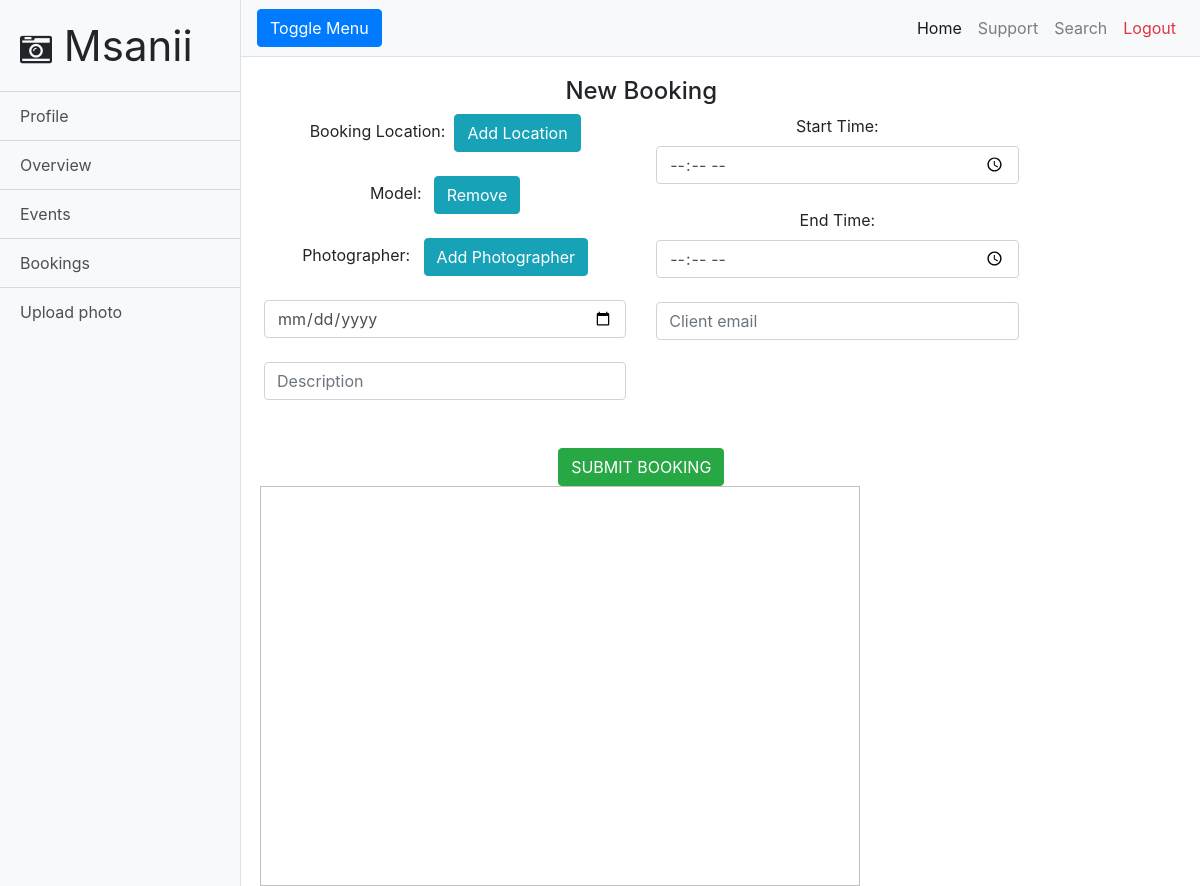
/booking.php?modelID=0 (signed in), run on an earlier commit of the app's database.
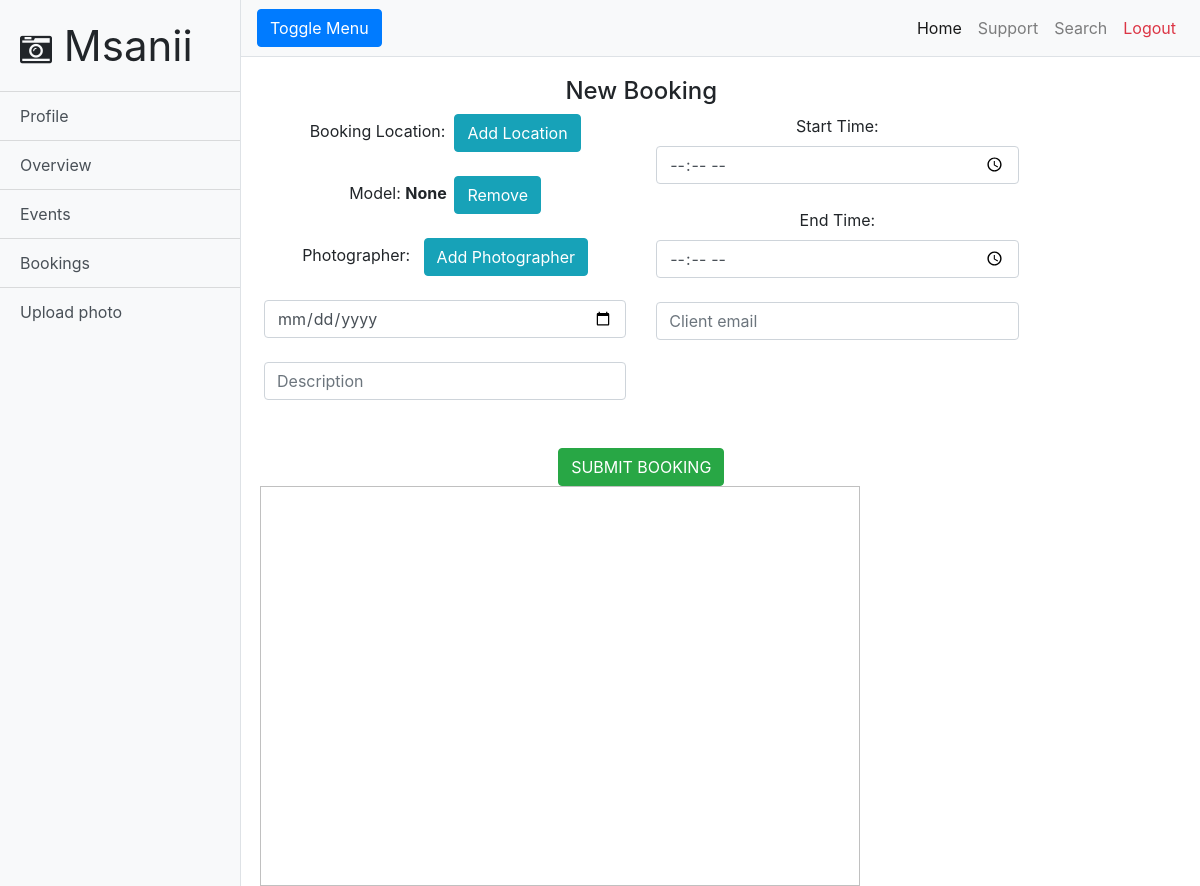
And on a later commit of the database.
### tables this page shows
CREATE TABLE `model` (
  `model_id` int(11) NOT NULL,
  `first_name` text NOT NULL,
  `last_name` text NOT NULL,
  `username` text NOT NULL,
  `email` text NOT NULL,
  `password` text NOT NULL,
  `verified` text NOT NULL
);

### booking.php (the view, shortened to what the changed rows need)
<!DOCTYPE html>
<html lang="en">
<head>
  <link href="vendor/bootstrap/css/bootstrap.min.css" rel="stylesheet">
  <link href="css/simple-sidebar.css" rel="stylesheet">
  <link rel="stylesheet" href="https://cdnjs.cloudflare.com/ajax/libs/font-awesome/4.7.0/css/font-awesome.min.css">
</head>
<body>
  <div class="d-flex" id="wrapper">
    <div id="page-content-wrapper">
      <div class="container-fluid" style="text-align: center">
        <?php if (!isset($_GET["id"])): ?>
        <div class="row" style="margin-top: 20px">
        <div class="col-md-10">
          <form action="newBook.php" method="POST" enctype="multipart/form-data">
            <div class="row">
            <div class="col-md-6">
            <?php
              if (isset($_SESSION["bookingLocationID"])) {
                require 'connect.php';
                $locID = $_SESSION["bookingLocationID"];
                $sql = "SELECT location_name, location_id FROM location WHERE location_id = '$locID'";
                $result = $conn -> query($sql);
                if ($result -> num_rows > 0) {
                  while ($row = $result -> fetch_assoc()) {
                    echo "<input type=\"hidden\" name=\"location\" class=\"form-control\" value=".$row["location_name"].">";
                    echo "<label>Booking Location: </label> <b>".$row["location_name"]."&nbsp;&nbsp;</b>";
                    echo "<a href=\"remove.php?locID=".$row["location_id"]."\" class=\"btn btn-info\">Remove</a><br><br>";
                  }
                }
              }
              else{
                echo "<label>Booking Location:&nbsp;&nbsp;</label><a href=\"search.php\" class=\"btn-info btn\">Add Location</a><br><br>";
              }
             ?>
            <?php
              if (isset($_SESSION["bookingModelID"])) {
                require 'connect.php';
                $modelID = $_SESSION["bookingModelID"];
                $sql = "SELECT username, model_id FROM model WHERE model_id = '$modelID'";
                $result = $conn -> query($sql);
                if ($result -> num_rows > 0) {
                  while ($row = $result -> fetch_assoc()) {
                    echo "<label>Model: </label> <b>".$row["username"]."&nbsp;&nbsp;</b>";
                    echo "<a href=\"remove.php?modelID=".$row["model_id"]."\" class=\"btn btn-info\">Remove</a><br><br>";
                  }
                }
              }
              else{
                echo "<label>Model: &nbsp;&nbsp;</label><a href=\"search.php\" class=\"btn-info btn\">Add Model</a><br><br>";
              }
             ?>
            <?php
              if (isset($_SESSION["bookingPhotoID"])) {
                require 'connect.php';
                $photographer_id = $_SESSION["bookingPhotoID"];
                $sql = "SELECT username, photographer_id FROM photographers WHERE photographer_id = '$photographer_id'";
                $result = $conn -> query($sql);
                if ($result -> num_rows > 0) {
                  while ($row = $result -> fetch_assoc()) {
                    echo "<input type=\"hidden\" name=\"photographer\" class=\"form-control\" value=".$row["username"].">";
                    echo "<label>Photographer: </label> <b>".$row["username"]."&nbsp;&nbsp;</b>";
                    echo "<a href=\"remove.php?photoID=".$row["photographer_id"]."\" class=\"btn btn-info\">Remove</a><br><br>";
                  }
                }
              }
              else{
                echo "<label>Photographer: &nbsp;&nbsp;</label><a href=\"search.php\" class=\"btn-info btn\">Add Photographer</a><br><br>";
              }
             ?>
            <input type="date" name="bookingDate"  class="form-control" placeholder="Date of booking"><br>
            <input type="text" name="description"  class="form-control" placeholder="Description"><br><br>
            </div>
            </div>
          </form>
        </div>
      </div>
      <?php endif ?>
      </div>
    </div>
  </div>
</body>
</html>

What changed in the data, as far as the page shows it:
changed model: username (not shown) → "None"
